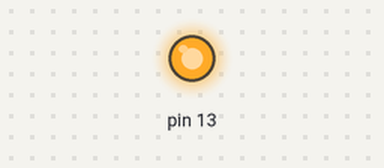
The sketch below on a simulated Arduino Uno, built with avr-gcc and run on an emulated ATmega328P. Shown: output pins drawn as LEDs (lit = HIGH).

Above: at 5.0 s.
At 15.0 s:
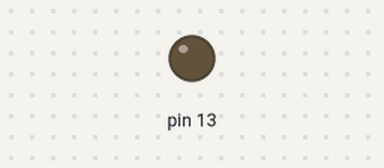
Timing chart, 0 to 26.0 s (numbered marks = the images above):
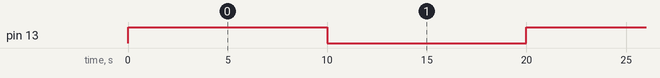

The sketch:

sketch_dec07a.ino
```cpp
uint32_t last_millis;
uint32_t didi;

void setup() {
  DDRB = (1<<PB5);
  //TCCR0A = (1<<WGM01) | (1<<WGM00);
  //TCCR0B = (1<<WGM02) | (1<<CS01) | (1<<CS00);
  //OCR0A = 25;
}

void loop() {
  PORTB ^= (1<<PB5);

  delay(10000);
}
```

Measured:
- by itself, pin 13: alternates HIGH for 10.0 s and LOW for 10.0 s
